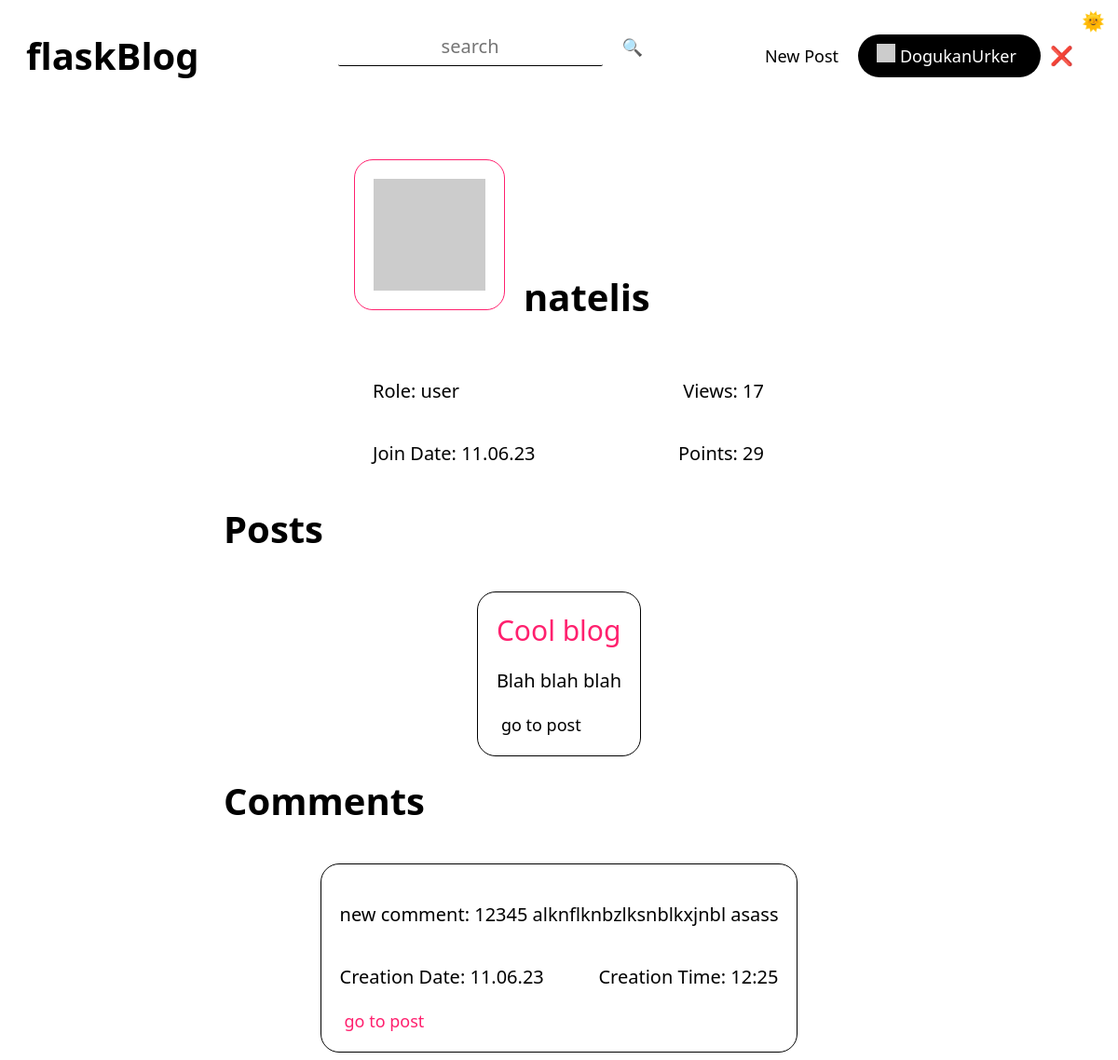
Screenshot of /user/natelis (signed in) with the database file from the repository.
### tables this page shows
CREATE TABLE "Users" (
	"userID"	INTEGER NOT NULL UNIQUE,
	"userName"	TEXT UNIQUE,
	"email"	TEXT UNIQUE,
	"password"	TEXT,
	"profilePicture"	TEXT,
	"role"	TEXT,
	"points"	INTEGER,
	"creationDate"	TEXT,
	"creationTime"	TEXT,
	PRIMARY KEY("userID" AUTOINCREMENT)
);

### routes/user.py (the view)
@userBlueprint.route("/user/<userName>")
def user(userName):
    connection = sqlite3.connect("db/users.db")
    cursor = connection.cursor()
    cursor.execute("select userName from users")
    users = cursor.fetchall()
    match str(userName).lower() in str(users).lower():
        case True:
            message("2", f'USER: "{userName}" FOUND')
            cursor.execute(
                f'select * from users where lower(userName) = "{userName}"')
            user = cursor.fetchone()
            connection = sqlite3.connect("db/posts.db")
            cursor = connection.cursor()
            cursor.execute(
                f'select views from posts where author = "{user[1]}"')
            viewsData = cursor.fetchall()
            views = 0
            for view in viewsData:
                views += int(view[0])
            cursor.execute(f'select * from posts where author = "{user[1]}"')
            posts = cursor.fetchall()
            connection = sqlite3.connect("db/comments.db")
            cursor = connection.cursor()
            cursor.execute(
                f'select * from comments where lower(user) = "{userName.lower()}"'
            )
            comments = cursor.fetchall()
            if posts:
                showPosts = True
            elif not posts:
                showPosts = False
            if comments:
                showComments = True
            elif not comments:
                showComments = False
            message("2", f'USER: "{userName}"s PAGE LOADED')
            return render_template(
                "user.html",
                user=user,
                views=views,
                posts=posts,
                comments=comments,
                showPosts=showPosts,
                showComments=showComments,
            )
        case _:
            message("1", f'USER: "{userName}" NOT FOUND')
            return render_template("404.html")

### app.py (called while the page is built)
@app.context_processor
def utility_processor():
    getProfilePicture
    return dict(getProfilePicture=getProfilePicture)

### helpers.py (called while the page is built)
def currentDate():
    return datetime.now().strftime("%d.%m.%y")

def currentTime(seconds=False):
    match seconds:
        case False:
            return datetime.now().strftime("%H:%M")
        case True:
            return datetime.now().strftime("%H:%M:%S")

def message(color, message):
    print(
        f"\n\033[94m[{currentDate()}\033[0m"
        f"\033[95m {currentTime(True)}]\033[0m"
        f"\033[9{color}m {message}\033[0m\n"
    )
    logFile = open("log.log", "a")
    logFile.write(f"[{currentDate()}" f"|{currentTime(True)}]" f" {message}\n")
    logFile.close()

def getProfilePicture(userName):
    connection = sqlite3.connect("db/users.db")
    cursor = connection.cursor()
    cursor.execute(
        f'select profilePicture from users where lower(userName) = "{userName.lower()}"'
    )
    return cursor.fetchone()[0]

### templates/user.html (shortened to what this page needs)
{% extends 'layout.html'%} {%block head%}
<link
  rel="stylesheet"
  href="{{ url_for('static', filename='css/index.css') }}"
/>
<link
  rel="stylesheet"
  href="{{ url_for('static', filename='css/user.css') }}"
/>
{% endblock head %} {%block body%}
<div class="container">
  <div class="userContainer">
    <section class="head">
      <img src="{{user[4]}}" alt="{{user[1]}}" class="userProfilePicture" />
      <h2 class="userName">{{user[1]}}</h2>
    </section>
    <section class="stats">
      <p class="userRole">Role: {{user[5]}}</p>
      <p class="userViews">Views: {{views}}</p>
    </section>
    <section class="stats">
      <p class="userCreationDate">Join Date: {{user[7]}}</p>
      <p class="userPoint">Points: {{user[6]}}</p>
    </section>
  </div>
  {% if showPosts %}
  <h1 class="postsText">Posts</h1>
  {% for post in posts %}
  <div class="post centeredHorizontally">
    <a class="title textPrimary" href="/post/{{post[0]}}">{{post[1]}}</a>
    <div class="content" tag="content">{{post[3]|safe}}</div>
    <a href="/post/{{post[0]}}" class="btn btnLink">go to post</a>
  </div>
  {% endfor %} {% endif %} {% if showComments %}
  <h1 class="commentsText">Comments</h1>
  {% for comment in comments %}
  <div class="post centeredHorizontally">
    <div class="content" tag="content">{{comment[2]|safe}}</div>
    <section class="comment">
      <p class="commentCreationDate">Creation Date: {{comment[4]}}</p>
      <p class="commentCreationTime">Creation Time: {{comment[5]}}</p>
    </section>
    <a href="/post/{{comment[1]}}" class="btn btnLink textPrimary"
      >go to post</a
    >
  </div>
  {% endfor %} {% endif %}
</div>
{% endblock body %}

### templates/navbar.html (shortened to what this page needs)
<link
  rel="stylesheet"
  href="{{ url_for('static', filename='css/navbar.css') }}"
/>
<div class="navbar">
  <a href="/"><h1 class="btn btnLink btnHome">flaskBlog</h1></a>
  <div class="searchBar">
    <input
      type="text"
      id="searchInput"
      class="input"
      autocomplete="off"
      placeholder="search"
    /><button onclick="search()" class="btn">🔍</button>
  </div>
  <div class="btns">
    {% if session["userName"] %}
    <a href="/createpost">
      <button class="btn btnLink">New Post</button>
    </a>
    <a href="/user/{{session['userName'].lower()}}">
      <div class="btn btnPrimary user">
        <img
          class="profilePicture"
          src="{{ getProfilePicture(session['userName']) }}"
        />
        <button class="btn profileText">{{session["userName"]}}</button>
      </div>
    </a>
    <a href="/logout" title="logout">❌</a>
    {% elif hideLogin %}
    <a href="/signup"><button class="btn btnLink">Sign Up</button></a>
    {% elif hideSignUp %}
    <a href="/login/redirect=&"><button class="btn btnLink">Login</button></a>
    {%else%}
    <a href="/login/redirect=&"><button class="btn btnLink">Login</button></a>
    <a href="/signup"><button class="btn btnPrimary">Sign Up</button></a>
    {% endif %}
  </div>
</div>

### static/css/general.css (style rules this page uses)
:root { --themePrimary: #000; --themeSecondary: #fff; --themeHelper: #303030; --primaryColor: #ff206e; --primaryHelper: #FF4F8C; }
* { font-family: system-ui, "Segoe UI", Roboto, Helvetica, Arial, sans-serif, "Apple Color Emoji", "Segoe UI Emoji", "Segoe UI Symbol"; color: var(--themePrimary); }
html { font-size: 125% !important; }
body { background-color: var(--themeSecondary); }
a { text-decoration: none; user-select: none; }
button { background-color: transparent; border: 0; }
.input { margin-bottom: 1rem; border: 0px; height: 2rem; width: 14rem; text-align: center; display: block; color: var(--themePrimary); background-color: transparent; font-size: 1rem; border-bottom: 1px solid var(--themePrimary); transition: 0.4s; border-radius: 0.1rem; }
.centeredHorizontally { margin-left: auto; margin-right: auto; }
.btn { height: fit-content; width: fit-content; border-radius: 2rem; border: 0px; transition: 0.25s; font-weight: 500; cursor: pointer; font-size: 0.9rem; text-align: center; margin: 0rem 0.25rem; }
.btnPrimary { padding: 0.5rem 1rem 0.5rem 1rem; color: var(--themeSecondary); background-color: var(--themePrimary); }
.btnLink { background-color: transparent; }
.textPrimary { color: var(--primaryColor); transition: 0.25s; }

### static/css/index.css (style rules this page uses)
.post { max-width: 35rem; max-height: fit-content; margin-top: 2rem; border: 1px solid var(--themePrimary); border-radius: 1rem; padding: 1rem; }
.content { display: -webkit-box; overflow: hidden; -webkit-line-clamp: 8; -webkit-box-orient: vertical; margin: 1rem 0rem; }
.content p { display: inline; }
.title { font-size: 1.5rem; }

### static/css/user.css (style rules this page uses)
h1 { width: 36rem; margin: 1rem 0 0 0; }
h2 { font-size: 2rem; }
.head img, h2 { display: inline-block; }
.container { display: flex; flex-direction: column; align-items: center; padding-top: 2rem; }
.userProfilePicture { height: 6rem; width: 6rem; border: 1px solid var(--primaryColor); border-radius: 1rem; padding: 1rem; }
.userName { margin: 6rem 0 0 1rem; }
.head { display: flex; width: 20rem; margin: 2rem 0 2rem 0; }
.stats { display: flex; width: 22rem; justify-content: space-between; }
.stats p, .stats a { text-align: left; margin-left: 1rem; }
.content { -webkit-line-clamp: 4; }
.comment { display: flex; justify-content: space-between; }
.commentCreationDate { margin-right: 1rem; }

### static/css/navbar.css (style rules this page uses)
.navbar { align-items: center; display: flex; width: 100%; justify-content: space-between; padding-top: 1rem; user-select: none; }
.btns { margin-right: 12rem; order: 5; }
.btnHome { margin-left: 12rem; order: 1; font-size: 2rem; font-weight: 550; }
.profilePicture { height: 1rem; width: 1rem; display: inline-block; }
.user { text-align: center; display: inline-block; height: fit-content; }
.profileText { margin: 0; padding-left: 0; color: var(--themeSecondary); }
#searchInput { display: inline-block; margin-right: 0.5rem; }
@media (min-width:968px) and (max-width:1280px) { .btnHome, .btns { margin-right: 2rem; } }
@media (min-width:968px) and (max-width:1280px) { .btnHome { margin-left: 1rem; } }

### rows the page displays
Users: userName "DogukanUrker"
Users: userName "natelis", role "user", creationDate "11.06.23", points "29"

### other values shown
{{ views }} "17"
{{ post[1] }} "Cool blog"
{{ post[3]|safe }} "Blah blah blah"
{{ comment[2]|safe }} "new comment: 12345 alknflknbzlksnblkxjnbl asass"
{{ comment[4] }} "11.06.23"
{{ comment[5] }} "12:25"
